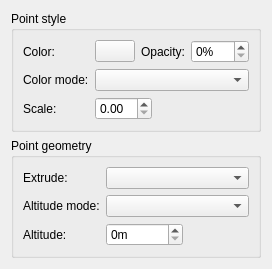
     <widget class="QWidget" name="tabPoint">
      <attribute name="title">
       <string>Point</string>
      </attribute>
      <layout class="QVBoxLayout" name="verticalLayout_7">
       <item>
        <widget class="QGroupBox" name="gbIconStyle">
         <property name="title">
          <string>Point style</string>
         </property>
         <property name="flat">
          <bool>true</bool>
         </property>
         <layout class="QFormLayout" name="formLayout_7">
          <property name="fieldGrowthPolicy">
           <enum>QFormLayout::ExpandingFieldsGrow</enum>
          </property>
          <item row="0" column="0">
           <widget class="QLabel" name="label_11">
            <property name="toolTip">
             <string>Set color of icons</string>
            </property>
            <property name="text">
             <string>Color:</string>
            </property>
            <property name="buddy">
             <cstring>pbIconColor</cstring>
            </property>
           </widget>
          </item>
          <item row="0" column="1">
           <layout class="QHBoxLayout" name="horizontalLayout_4">
            <item>
             <widget class="QPushButton" name="pbIconColor">
              <property name="sizePolicy">
               <sizepolicy hsizetype="MinimumExpanding" vsizetype="Fixed">
                <horstretch>0</horstretch>
                <verstretch>0</verstretch>
               </sizepolicy>
              </property>
              <property name="autoFillBackground">
               <bool>true</bool>
              </property>
              <property name="text">
               <string/>
              </property>
              <property name="checkable">
               <bool>false</bool>
              </property>
              <property name="checked">
               <bool>false</bool>
              </property>
              <property name="autoDefault">
               <bool>false</bool>
              </property>
             </widget>
            </item>
            <item>
             <widget class="QLabel" name="label_4">
              <property name="toolTip">
               <string>Value of alpha canal</string>
              </property>
              <property name="text">
               <string>Opacity:</string>
              </property>
              <property name="buddy">
               <cstring>sbxIconOpacity</cstring>
              </property>
             </widget>
            </item>
            <item>
             <widget class="QSpinBox" name="sbxIconOpacity">
              <property name="sizePolicy">
               <sizepolicy hsizetype="Expanding" vsizetype="Fixed">
                <horstretch>0</horstretch>
                <verstretch>0</verstretch>
               </sizepolicy>
              </property>
              <property name="suffix">
               <string>%</string>
              </property>
              <property name="maximum">
               <number>100</number>
              </property>
             </widget>
            </item>
           </layout>
          </item>
          <item row="1" column="0">
           <widget class="QLabel" name="label_10">
            <property name="toolTip">
             <string>&lt;!DOCTYPE HTML PUBLIC &quot;-//W3C//DTD HTML 4.0//EN&quot; &quot;http://www.w3.org/TR/REC-html40/strict.dtd&quot;&gt;
&lt;html&gt;&lt;head&gt;&lt;meta name=&quot;qrichtext&quot; content=&quot;1&quot; /&gt;&lt;style type=&quot;text/css&quot;&gt;
p, li { white-space: pre-wrap; }
&lt;/style&gt;&lt;/head&gt;&lt;body style=&quot; font-family:'Sans Serif'; font-size:9pt; font-weight:400; font-style:normal;&quot;&gt;
&lt;p style=&quot; margin-top:0px; margin-bottom:0px; margin-left:0px; margin-right:0px; -qt-block-indent:0; text-indent:0px;&quot;&gt;A value of random applies a random linear scale to the base &amp;lt;color&amp;gt; as follows.&lt;/p&gt;
&lt;ul style=&quot;-qt-list-indent: 1;&quot;&gt;&lt;li style=&quot; margin-top:12px; margin-bottom:0px; margin-left:0px; margin-right:0px; -qt-block-indent:0; text-indent:0px;&quot;&gt;To achieve a truly random selection of colors, specify a base &amp;lt;color&amp;gt; of white (00ffffff). &lt;/li&gt;
&lt;li style=&quot; margin-top:0px; margin-bottom:0px; margin-left:0px; margin-right:0px; -qt-block-indent:0; text-indent:0px;&quot;&gt;If you specify a single color component (for example, a value of ff0000ff for &lt;span style=&quot; font-style:italic;&quot;&gt;red&lt;/span&gt;), random color values for that one component (red) will be selected. In this case, the values would range from 00 (&lt;span style=&quot; font-style:italic;&quot;&gt;black&lt;/span&gt;) to ff (&lt;span style=&quot; font-style:italic;&quot;&gt;full red&lt;/span&gt;). &lt;/li&gt;
&lt;li style=&quot; margin-top:0px; margin-bottom:0px; margin-left:0px; margin-right:0px; -qt-block-indent:0; text-indent:0px;&quot;&gt;If you specify values for two or for all three color components, a random linear scale is applied to each color component, with results ranging from black to the maximum values specified for each component. &lt;/li&gt;
&lt;li style=&quot; margin-top:0px; margin-bottom:12px; margin-left:0px; margin-right:0px; -qt-block-indent:0; text-indent:0px;&quot;&gt;The opacity of a color comes from the alpha component of &amp;lt;color&amp;gt; and is never randomized. &lt;/li&gt;&lt;/ul&gt;&lt;/body&gt;&lt;/html&gt;</string>
            </property>
            <property name="text">
             <string>Color mode:</string>
            </property>
            <property name="buddy">
             <cstring>cbIconColorMode</cstring>
            </property>
           </widget>
          </item>
          <item row="1" column="1">
           <widget class="QComboBox" name="cbIconColorMode">
            <property name="sizePolicy">
             <sizepolicy hsizetype="Expanding" vsizetype="Fixed">
              <horstretch>0</horstretch>
              <verstretch>0</verstretch>
             </sizepolicy>
            </property>
            <property name="maximumSize">
             <size>
              <width>16777215</width>
              <height>16777215</height>
             </size>
            </property>
           </widget>
          </item>
          <item row="2" column="0">
           <widget class="QLabel" name="label_9">
            <property name="toolTip">
             <string>Resizes the icon</string>
            </property>
            <property name="text">
             <string>Scale:</string>
            </property>
            <property name="buddy">
             <cstring>dsbIconScale</cstring>
            </property>
           </widget>
          </item>
          <item row="2" column="1">
           <widget class="QDoubleSpinBox" name="dsbIconScale">
            <property name="sizePolicy">
             <sizepolicy hsizetype="Preferred" vsizetype="Fixed">
              <horstretch>0</horstretch>
              <verstretch>0</verstretch>
             </sizepolicy>
            </property>
            <property name="maximum">
             <double>10.000000000000000</double>
            </property>
            <property name="value">
             <double>0.000000000000000</double>
            </property>
           </widget>
          </item>
         </layout>
        </widget>
       </item>
       <item>
        <widget class="QGroupBox" name="gbPoint">
         <property name="title">
          <string>Point geometry</string>
         </property>
         <property name="flat">
          <bool>true</bool>
         </property>
         <layout class="QFormLayout" name="formLayout_4">
          <item row="0" column="0">
           <widget class="QLabel" name="lbPointExtrude">
            <property name="toolTip">
             <string>Specifies whether to connect the point to the ground with a line</string>
            </property>
            <property name="text">
             <string>Extrude:</string>
            </property>
            <property name="buddy">
             <cstring>cbPointExtrude</cstring>
            </property>
           </widget>
          </item>
          <item row="0" column="1">
           <widget class="QComboBox" name="cbPointExtrude">
            <property name="sizePolicy">
             <sizepolicy hsizetype="MinimumExpanding" vsizetype="Fixed">
              <horstretch>0</horstretch>
              <verstretch>0</verstretch>
             </sizepolicy>
            </property>
           </widget>
          </item>
          <item row="1" column="0">
           <widget class="QLabel" name="lbPointAltitudeMode">
            <property name="toolTip">
             <string>Specifies how altitude components are interpreted</string>
            </property>
            <property name="text">
             <string>Altitude mode:</string>
            </property>
            <property name="buddy">
             <cstring>cbPointAltitudeMode</cstring>
            </property>
           </widget>
          </item>
          <item row="1" column="1">
           <widget class="QComboBox" name="cbPointAltitudeMode">
            <property name="sizePolicy">
             <sizepolicy hsizetype="MinimumExpanding" vsizetype="Fixed">
              <horstretch>0</horstretch>
              <verstretch>0</verstretch>
             </sizepolicy>
            </property>
           </widget>
          </item>
          <item row="2" column="0">
           <widget class="QLabel" name="lbPointAltitude">
            <property name="toolTip">
             <string>Altitude from ground to space</string>
            </property>
            <property name="text">
             <string>Altitude:</string>
            </property>
            <property name="buddy">
             <cstring>sbxPointAltitude</cstring>
            </property>
           </widget>
          </item>
          <item row="2" column="1">
           <widget class="QSpinBox" name="sbxPointAltitude">
            <property name="sizePolicy">
             <sizepolicy hsizetype="Maximum" vsizetype="Fixed">
              <horstretch>0</horstretch>
              <verstretch>0</verstretch>
             </sizepolicy>
            </property>
            <property name="suffix">
             <string>m</string>
            </property>
            <property name="maximum">
             <number>800000</number>
            </property>
           </widget>
          </item>
         </layout>
        </widget>
       </item>
      </layout>
     </widget>
